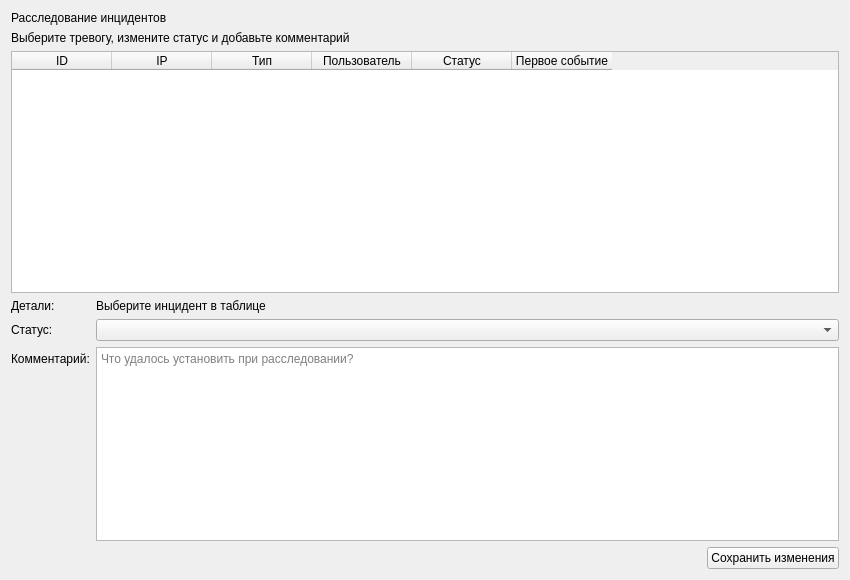
<?xml version="1.0" encoding="UTF-8"?>
<ui version="4.0">
  <class>IncidentsPage</class>
  <widget class="QWidget" name="IncidentsPage">
    <property name="geometry">
      <rect>
        <x>0</x>
        <y>0</y>
        <width>850</width>
        <height>580</height>
      </rect>
    </property>
    <layout class="QVBoxLayout" name="pageLayout">
      <item>
        <widget class="QLabel" name="titleLabel">
          <property name="text">
            <string>Расследование инцидентов</string>
          </property>
        </widget>
      </item>
      <item>
        <widget class="QLabel" name="descriptionLabel">
          <property name="text">
            <string>Выберите тревогу, измените статус и добавьте комментарий</string>
          </property>
        </widget>
      </item>
      <item>
        <widget class="QTableWidget" name="table">
          <column>
            <property name="text">
              <string>ID</string>
            </property>
          </column>
          <column>
            <property name="text">
              <string>IP</string>
            </property>
          </column>
          <column>
            <property name="text">
              <string>Тип</string>
            </property>
          </column>
          <column>
            <property name="text">
              <string>Пользователь</string>
            </property>
          </column>
          <column>
            <property name="text">
              <string>Статус</string>
            </property>
          </column>
          <column>
            <property name="text">
              <string>Первое событие</string>
            </property>
          </column>
        </widget>
      </item>
      <item>
        <layout class="QFormLayout" name="detailsLayout">
          <item row="0" column="0">
            <widget class="QLabel" name="detailTitle">
              <property name="text">
                <string>Детали:</string>
              </property>
            </widget>
          </item>
          <item row="0" column="1">
            <widget class="QLabel" name="info">
              <property name="text">
                <string>Выберите инцидент в таблице</string>
              </property>
              <property name="wordWrap">
                <bool>true</bool>
              </property>
            </widget>
          </item>
          <item row="1" column="0">
            <widget class="QLabel" name="statusTitle">
              <property name="text">
                <string>Статус:</string>
              </property>
            </widget>
          </item>
          <item row="1" column="1">
            <widget class="QComboBox" name="status" />
          </item>
          <item row="2" column="0">
            <widget class="QLabel" name="notesTitle">
              <property name="text">
                <string>Комментарий:</string>
              </property>
            </widget>
          </item>
          <item row="2" column="1">
            <widget class="QPlainTextEdit" name="notes">
              <property name="placeholderText">
                <string>Что удалось установить при расследовании?</string>
              </property>
              <property name="maximumHeight">
                <number>85</number>
              </property>
            </widget>
          </item>
        </layout>
      </item>
      <item>
        <layout class="QHBoxLayout" name="buttonLayout">
          <item>
            <spacer name="spacer">
              <property name="orientation">
                <enum>Qt::Horizontal</enum>
              </property>
              <property name="sizeHint" stdset="0">
                <size>
                  <width>40</width>
                  <height>20</height>
                </size>
              </property>
            </spacer>
          </item>
          <item>
            <widget class="QPushButton" name="save">
              <property name="text">
                <string>Сохранить изменения</string>
              </property>
            </widget>
          </item>
        </layout>
      </item>
    </layout>
  </widget>
  <resources />
  <connections />
</ui>
